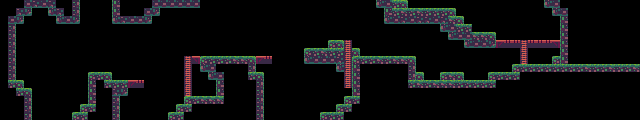

Below is a game level as drawn by its tile map, then a one-line description and the .tmx that defines it (tile-layer data replaced by summaries):
An orthogonal 80x15 tile map with 8x8 px tiles, 1 tile layer (Основа), 4 hidden layers not drawn.

<map version="1.5" tiledversion="1.7.2" orientation="orthogonal" renderorder="right-down" width="80" height="15" tilewidth="8" tileheight="8" infinite="0" nextlayerid="6" nextobjectid="1">
 <tileset firstgid="1" source="Tileset.tsx" />
 <layer id="1" name="Фон" width="80" height="15" visible="0">
  <data>[1200 cells, 1200 non-empty, 6 distinct tile ids]</data>
 </layer>
 <layer id="2" name="Основа" width="80" height="15">
  <data>[1200 cells, 236 non-empty, 14 distinct tile ids]</data>
 </layer>
 <layer id="3" name="falls1" width="80" height="15" visible="0">
  <data>[1200 cells, 0 non-empty, 0 distinct tile ids]</data>
 </layer>
 <layer id="4" name="Falls2" width="80" height="15" visible="0">
  <data>[1200 cells, 0 non-empty, 0 distinct tile ids]</data>
 </layer>
 <layer id="5" name="декор" width="80" height="15" visible="0">
  <data>[1200 cells, 19 non-empty, 8 distinct tile ids]</data>
 </layer>
</map>
